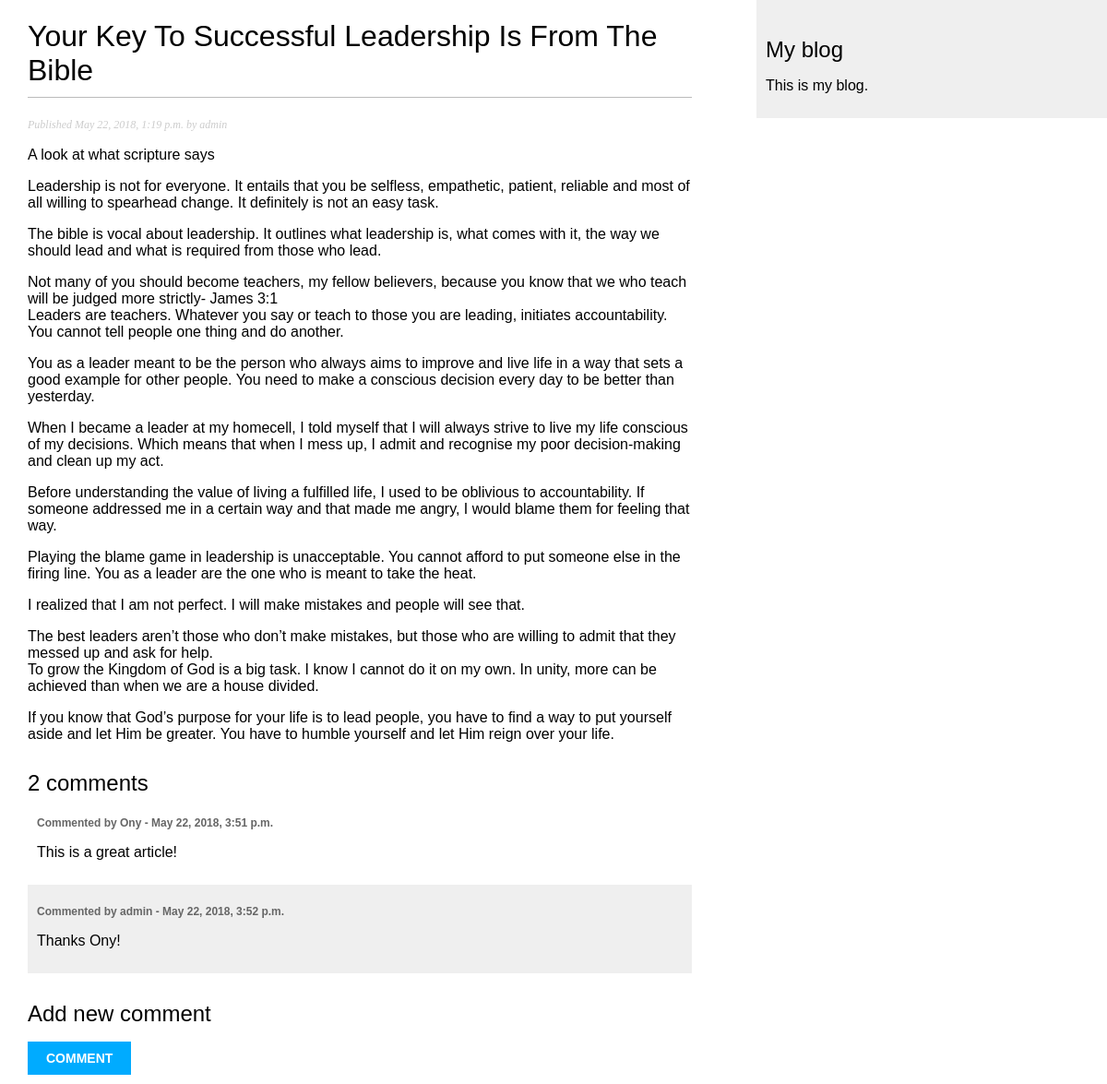
Screenshot of /blog/2018/05/22/your-key-successful-leadership-bible/ with the database file from the repository.
### blog/models.py (models this page shows, shortened)
class Post(models.Model):
    STATUS_CHOICES = (
        ('draft', 'Draft'),
        ('published', 'Published'),
    )
    title = models.CharField(max_length=250)
    slug = models.SlugField(max_length=250, unique_for_date='publish')
    author = models.ForeignKey(User, related_name='blog_post')
    body = models.TextField()
    publish = models.DateTimeField(default=timezone.now)
    created = models.DateTimeField(auto_now_add=True)
    updated = models.DateTimeField(auto_now=True)
    status = models.CharField(max_length=10, choices=STATUS_CHOICES, default='draft')
    class Meta:
        ordering = ('-publish',)
    objects = models.Manager()    # The default manager.
    published = PublishedManager() # Our custom manager.
    tags = TaggableManager() # Tags manager

class Comment(models.Model):
    post = models.ForeignKey(Post, related_name='comments')
    name = models.CharField(max_length=80)
    email = models.EmailField()
    body = models.TextField()
    created = models.DateTimeField(auto_now_add=True)
    updated = models.DateTimeField(auto_now=True)
    active = models.BooleanField(default=True)
    class Meta:
        ordering = ('created',)

### blog/views.py (the view)
def post_detail(request, year, month, day, post):
    post = get_object_or_404(Post, slug=post, status='published',
                                    publish__year=year,
                                    publish__month=month,
                                    publish__day=day)
    comments = post.comments.filter(active=True)
    if request.method =='POST':
        comment_form = CommentForm(data=request.POST)
        if comment_form.is_valid():
            new_comment = comment_form.save(commit=False)
            new_comment.post = post
            new_comment.save()
            comment_form = CommentForm()
    else:
        comment_form = CommentForm()
    return render(request, 'blog/post/detail.html', {'post': post,
                                                    'comments': comments,
                                                    'comment_form': comment_form})

### blog/templates/blog/post/detail.html (shortened to what this page needs)
{% extends "blog/base.html" %}
{% block content %}
    <h1>{{ post.title }}</h1>
    <p class="date">Published {{ post.publish }} by {{ post.author }}</p>
    {{ post.body|linebreaks }}
    {% with comments.count as total_comments %}
        <h2>
            {{ total_comments }} comment{{ total_comments|pluralize }}
        </h2>
    {% endwith %}
    {% for comment in comments %}
        <div class="comment">
            <p class="info">
                Commented by {{ comment.name }} -
                {{ comment.created }}
            </p>
            {{ comment.body|linebreaks }}
        </div>
        {% empty %}
        <p> There are no comments yet.</p>
    {% endfor %}
    {% if new_comment %}
        <h2>Your comment has been added.</h2>
    {% else %}
        <h2>Add new comment</h2>
        <form action="." method="post">
            <p><input type="submit" value="Comment"></p>
        </form>
    {% endif %}
{% endblock %}

### blog/static/css/blog.css (style rules this page uses)
body { margin:0; padding:0; font-family:helvetica, sans-serif; }
h1 { font-weight:normal; border-bottom:1px solid #bbb; padding:0 0 10px 0; }
h2 { font-weight:normal; margin:30px 0 0; }
p.date { color:#ccc; font-family: georgia, serif; font-size: 12px; font-style: italic; }
input, textarea { clear:both; float:left; margin:0 0 10px; background:#ededed; border:0; padding:6px 10px; font-size:12px; }
input[type=submit] { font-weight:bold; background:#00abff; color:#fff; padding:10px 20px; font-size:14px; text-transform:uppercase; }
.comment { padding:10px; }
.comment:nth-child(even) { background:#efefef; }
.comment .info { font-weight:bold; font-size:12px; color:#666; }

### rows the page displays
Post: title "Your Key To Successful Leadership Is From The Bible", publish "May 22, 2018, 1:19 p.m.", author "admin", body "A look at what scripture says Leadership is not for everyone. It entails that you be selfless, empathetic, patient, reliable and most of all willing to spearhead change. It definitely is not an easy task. The bible is vocal about leadership. It outlines what leadership is, what comes with it, the way we should lead and what is required from those who lead. Not many of you should become teachers, my fellow believers, because you know that we who teach will be judged more strictly- James 3:1 Leaders are teachers. Whatever you say or teach to those you are leading, initiates accountability. You cannot tell people one thing and do another. You as a leader meant to be the person who always aims…"
Comment: name "Ony", created "May 22, 2018, 3:51 p.m.", body "This is a great article!"
Comment: name "admin", created "May 22, 2018, 3:52 p.m.", body "Thanks Ony!"

### other values shown
{{ total_comments }} "2"
